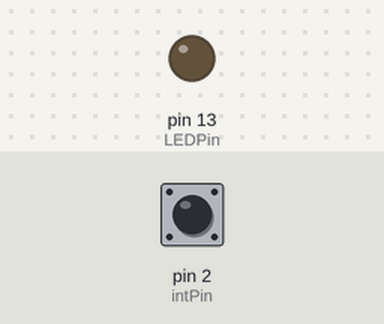
Bench run of a sketch on a simulated Arduino Uno, built with avr-gcc and run on an emulated ATmega328P. On the bench: output pins drawn as LEDs (lit = HIGH). Inputs (shaded band) come from the test bench; at power-on: pin 2 (intPin) HIGH.

Above: at 1.2 s.
1.3 s: pin 2 (intPin) pulled LOW for 0.15 s
At 2.5 s:
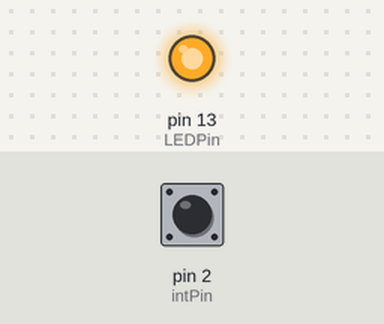
2.9 s: pin 2 (intPin) pulled LOW for 1 s
At 4.9 s:
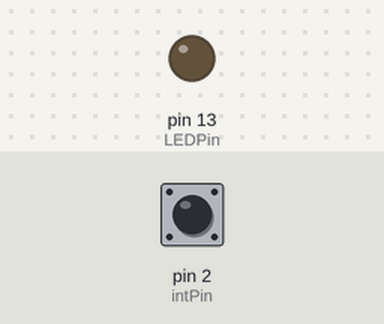
5.4 s: pin 2 (intPin) pulled LOW for 3.2 s
At 9.7 s:
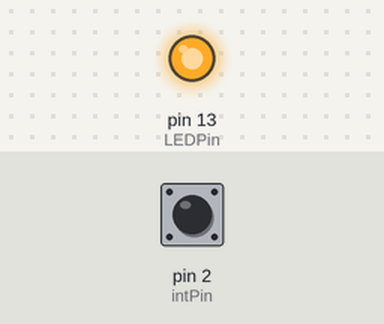
Timing chart, 0 to 11.2 s (numbered marks = the images above; inputs shaded):
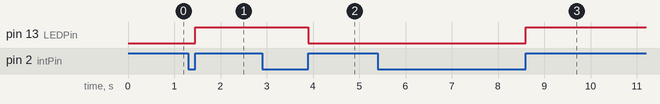

Measured:
- after the input at 1.3 s, pin 13 (LEDPin): LOW → HIGH after 0.15 s
- after the input at 2.9 s, pin 13 (LEDPin): HIGH → LOW after 1.0 s
- after the input at 5.4 s, pin 13 (LEDPin): LOW → HIGH after 3.2 s

The sketch:

sensorT-Interruption.ino
```cpp
const int LEDPin = 13;
const int intPin = 2;
volatile bool state = LOW; // definimos como volatil

void setup() {

  pinMode(LEDPin, OUTPUT);
  pinMode(intPin, INPUT_PULLUP);
  attachInterrupt(digitalPinToInterrupt(intPin), blink, RISING);
  digitalWrite(LEDPin, LOW);
}

void loop() {

}

void blink() {
  state = !state; // cambiamos el state para que parpadee
  digitalWrite(LEDPin, state);
}
```
